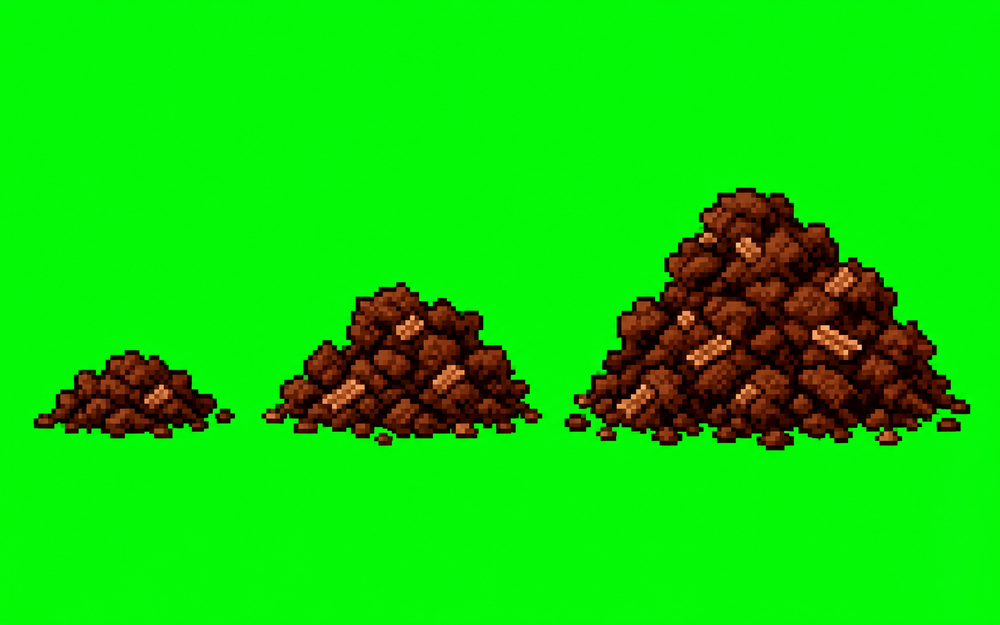
#> input picture spareAsset/origin/goods/food/substrate/substrate.png, 1000 x 625 px, shrunk from 1586 x 992 before the run
$ python generate_substrate_assets.py
#> lines starting #> are read from the running program, lines starting #| are printed output that depends on the picture
#!/usr/bin/env python3
from pathlib import Path

from PIL import Image


ROOT = Path(__file__).resolve().parents[2]
SRC = ROOT / "spareAsset/origin/goods/food/substrate/substrate.png"
OUT_H = ROOT / "src/assets/SubstrateAssets.h"
OUT_CPP = ROOT / "src/assets/SubstrateAssets.cpp"
SPARE = ROOT / "spareAsset"
EXTRACTED = SPARE / "extracted/goods/food/substrate"
PREVIEWS = SPARE / "previews/goods/food/substrate"
GENERATED = SPARE / "generated/src_assets"

TARGET_HEIGHTS = (22, 34, 48)


def rgb565(r, g, b):
    return ((r & 0xF8) << 8) | ((g & 0xFC) << 3) | (b >> 3)


def is_bg(r, g, b, a, bg):
    if a < 80:
        return True
    green = (
        (g > 145 and r < 170 and b < 170 and g > r * 1.18 and g > b * 1.18)
        or (g > 55 and g > r + 22 and g > b + 22)
    )
    if green:
        return True
    return abs(r - bg[0]) < 8 and abs(g - bg[1]) < 8 and abs(b - bg[2]) < 8


def remove_green_fringe(im):
    pix = im.load()
    for y in range(im.height):
        for x in range(im.width):
            r, g, b, a = pix[x, y]
            if is_bg(r, g, b, a, (0, 255, 0)):
                pix[x, y] = (0, 0, 0, 0)
    return im


def transparentized():
    im = Image.open(SRC).convert("RGBA")
    bg = im.getpixel((0, 0))[:3]
#> bg = (13, 244, 18)
    pix = im.load()
    for y in range(im.height):
        for x in range(im.width):
            r, g, b, a = pix[x, y]
            if is_bg(r, g, b, a, bg):
                pix[x, y] = (0, 0, 0, 0)
    return remove_green_fringe(im)
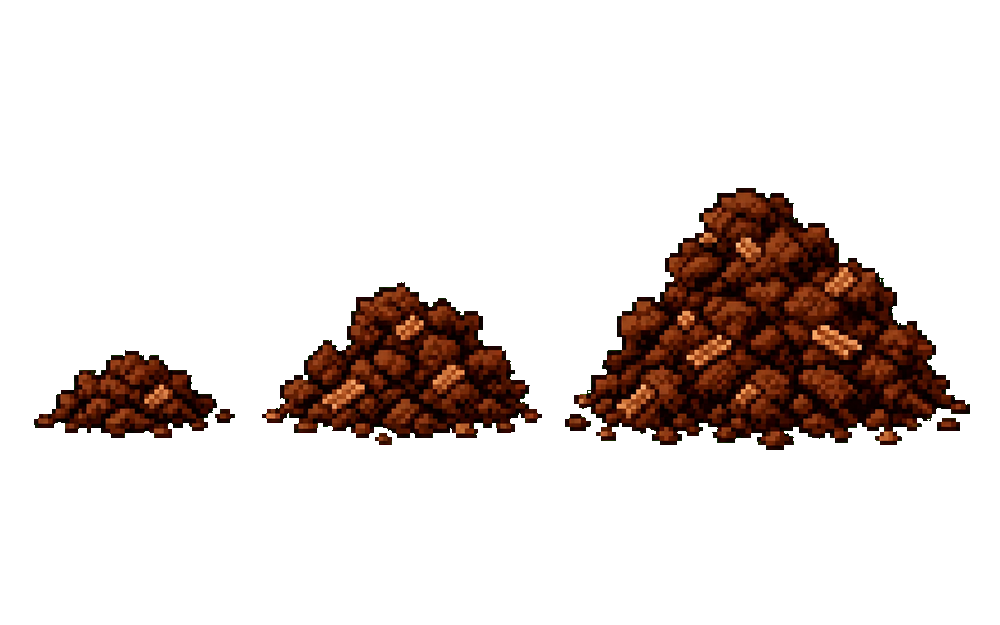
#> returned value: PIL image 1000x625 RGBA; mean R, G, B, A 11.6, 3.9, 1.2, 39.8; transparent parts drawn white


def trim_alpha(im):
    bbox = im.getbbox()
    return im.crop(bbox) if bbox else Image.new("RGBA", (1, 1), (0, 0, 0, 0))


def split_frames(im):
    bbox = im.getbbox()
    if not bbox:
        return []
    minx, miny, maxx, maxy = bbox
    # The source contains the three substrate stages left-to-right. These cuts
    # keep small detached flakes with their nearest large pile.
    cuts = (393, 877)
    boxes = (
        (minx, miny, cuts[0], maxy),
        (cuts[0], miny, cuts[1], maxy),
        (cuts[1], miny, maxx, maxy),
    )
    return [trim_alpha(im.crop(box)) for box in boxes]


def make_frames():
    im = transparentized()
    crops = split_frames(im)
    frames = []
    for i, crop in enumerate(crops):
        target_h = TARGET_HEIGHTS[i]
        target_w = max(1, round(crop.width * (target_h / crop.height)))
        resized = crop.resize((target_w, target_h), Image.Resampling.LANCZOS)
        resized = remove_green_fringe(resized)
        resized = trim_alpha(resized)
        frames.append(resized)
        resized.save(EXTRACTED / f"substrate_{i}.png")
        print(f"substrate_{i}: {crop.width}x{crop.height} -> {resized.width}x{resized.height}")
#> this loop made 3 passes
#| substrate_0: 359x158 -> 50x22
#| substrate_1: 484x262 -> 63x34
#| substrate_2: 93x173 -> 26x48
#> pass 1, in make_frames, `resized = crop.resize((target_w, target_h), Image.Resampling.LANCZOS)`:
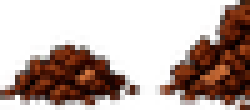
#> resized: PIL image 50x22 RGBA (shown 5 times larger); mean R, G, B, A 32.4, 11, 3.4, 94.3; transparent parts drawn white
#> pass 1, in make_frames, `resized = remove_green_fringe(resized)`:
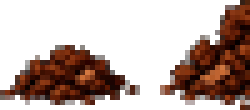
#> resized: PIL image 50x22 RGBA (shown 5 times larger); mean R, G, B, A 29.3, 10.1, 3.3, 92.3; transparent parts drawn white
#> pass 2, in make_frames, `resized = crop.resize((target_w, target_h), Image.Resampling.LANCZOS)`:
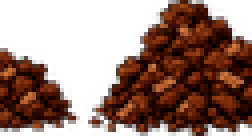
#> resized: PIL image 63x34 RGBA (shown 4 times larger); mean R, G, B, A 45.1, 15, 4.7, 138.4; transparent parts drawn white
#> pass 2, in make_frames, `resized = remove_green_fringe(resized)`:
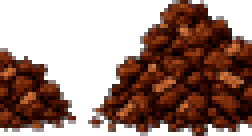
#> resized: PIL image 63x34 RGBA (shown 4 times larger); mean R, G, B, A 42.2, 14.3, 4.6, 137.1; transparent parts drawn white
#> after the loop:
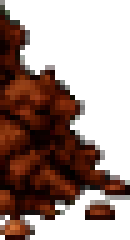
#> resized: PIL image 26x48 RGBA (shown 5 times larger); mean R, G, B, A 30.1, 8.8, 2, 119.6; transparent parts drawn white
    return frames


def encode(img):
    pixels = list(img.get_flattened_data() if hasattr(img, "get_flattened_data") else img.getdata())
    out = []
    i = 0
    while i < len(pixels):
        r, g, b, a = pixels[i]
        if a < 80:
            j = i + 1
            while j < len(pixels) and pixels[j][3] < 80 and (j - i) < 0x7FFF:
                j += 1
            out.append(0x8000 | (j - i))
            i = j
        else:
            vals = []
            while i < len(pixels) and len(vals) < 0x7FFF:
                r, g, b, a = pixels[i]
                if a < 80:
                    break
                vals.append(rgb565(r, g, b))
                i += 1
            out.append(len(vals))
            out.extend(vals)
    return out


def fmt(vals):
    return "\n".join(
        "    " + ", ".join(f"0x{v:04X}" for v in vals[i : i + 12]) + ","
        for i in range(0, len(vals), 12)
    )


def write_preview(frames):
    gap = 6
    w = sum(frame.width for frame in frames) + gap * (len(frames) - 1)
    h = max(frame.height for frame in frames)
    sheet = Image.new("RGBA", (w, h), (0, 0, 0, 0))
#> sheet: PIL image 151x48 RGBA; every value is 0
    x = 0
    for frame in frames:
        sheet.alpha_composite(frame, (x, h - frame.height))
        x += frame.width + gap
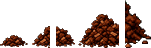
#> sheet: PIL image 151x48 RGBA; mean R, G, B, A 22.1, 7.3, 2.2, 75.1; transparent parts drawn white
    sheet.save(PREVIEWS / "substrate_sheet_preview.png")


def write_outputs(frames):
    OUT_H.write_text(
        """#pragma once
#include <Arduino.h>
#include <cstdint>

namespace SubstrateAssets {

static constexpr uint8_t FRAME_COUNT = 3;

struct RleFrame {
    uint16_t offset;
    uint16_t length;
    uint8_t width;
    uint8_t height;
};

extern const RleFrame FRAMES[] PROGMEM;
extern const uint16_t RLE[] PROGMEM;

}
""",
        encoding="utf-8",
    )
    data = []
    metas = []
    for frame in frames:
        enc = encode(frame)
        metas.append((len(data), len(enc), frame.width, frame.height))
        data.extend(enc)
    cpp = ['#include "SubstrateAssets.h"', "", "namespace SubstrateAssets {", ""]
    cpp.append("const RleFrame FRAMES[] PROGMEM = {")
    for off, length, width, height in metas:
        cpp.append(f"    {{ {off}, {length}, {width}, {height} }},")
#> this loop made 3 passes
#> (off, length, width, height) on passes 1 to 3: (0, 523, 50, 22), (523, 1317, 63, 34), (1840, 731, 26, 48)
    cpp.append("};")
    cpp.append("")
    cpp.append("const uint16_t RLE[] PROGMEM = {")
    cpp.append(fmt(data))
    cpp.append("};")
    cpp.append("")
    cpp.append("}")
    cpp.append("")
    OUT_CPP.write_text("\n".join(cpp), encoding="utf-8")


def main():
    EXTRACTED.mkdir(parents=True, exist_ok=True)
    PREVIEWS.mkdir(parents=True, exist_ok=True)
    GENERATED.mkdir(parents=True, exist_ok=True)
    frames = make_frames()
    write_preview(frames)
    write_outputs(frames)
    (GENERATED / OUT_H.name).write_text(OUT_H.read_text(encoding="utf-8"), encoding="utf-8")
    (GENERATED / OUT_CPP.name).write_text(OUT_CPP.read_text(encoding="utf-8"), encoding="utf-8")


if __name__ == "__main__":
    main()
